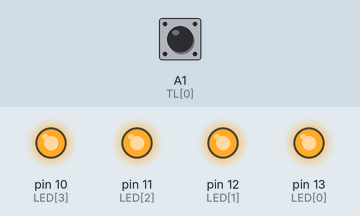
Bench run of a sketch on a simulated Arduino Uno, built with avr-gcc and run on an emulated ATmega328P. Shown: output pins drawn as LEDs (lit = HIGH). Dashed ring = blinking. The inputs (shaded band) are chosen by the test bench; at power-on: A1 (TL[0]) HIGH.

Above: at 1.2 s.
1.3 s: A1 (TL[0]) pulled LOW for 1 s
At 2.3 s:
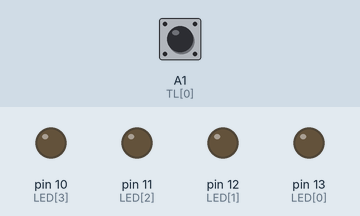
3.8 s: A1 (TL[0]) pulled LOW for 0.15 s
At 4.3 s:
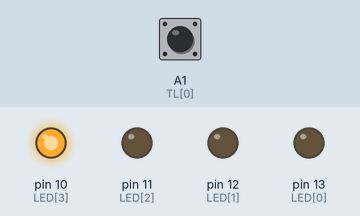
5.4 s: A1 (TL[0]) pulled LOW for 3.2 s
At 9.0 s:
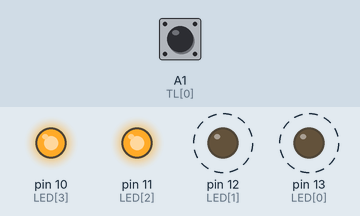
Timing chart, 0 to 10.5 s (numbered marks = the images above; inputs shaded):
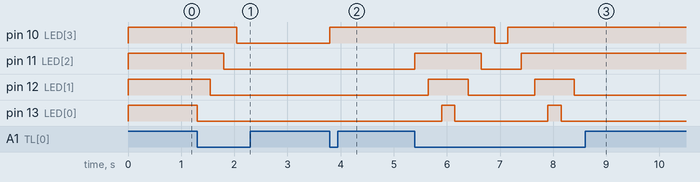

The sketch:

rijen24.ino
```cpp
const int LED[] = {13, 12, 11, 10};
const int LED2[] = {10, 11, 12, 13};
const int TL[] = {A1, A2, A3};
byte stav = 0;

void setup() {
  for(byte i = 0; i < 4; i++){
    pinMode(LED[i], OUTPUT);
    digitalWrite(LED[i], HIGH);
  }
  for(byte i = 0; i < 3; i++) {
    pinMode(TL[i], INPUT_PULLUP);
  }
}

void loop() {
  if(!digitalRead(TL[0])) {
    stav++;
    for(byte i = 0; i < 4; i++){
      if((stav - i) > 0){
        digitalWrite(LED[i], LOW);
      }
    }
    for(byte i = 0; i < 4; i++){
      if((stav - i) > 4){
        digitalWrite(LED2[i], HIGH);
      }
    }
    delay(250);
  }
  if(stav >= 8) {
    stav = 0;
  }
}
```

Measured:
- after the input at 1.3 s, pin 10 (LED[3]): HIGH → LOW after 0.75 s; pin 11 (LED[2]): HIGH → LOW after 0.50 s; pin 12 (LED[1]): HIGH → LOW after 0.25 s; pin 13 (LED[0]): HIGH → LOW at once
- after the input at 3.8 s, pin 10 (LED[3]): LOW → HIGH at once
- after the input at 5.4 s, pin 10 (LED[3]): HIGH → LOW after 1.5 s, → HIGH 0.25 s later; pin 11 (LED[2]): LOW → HIGH at once, → LOW 1.3 s later, → HIGH 0.75 s later
